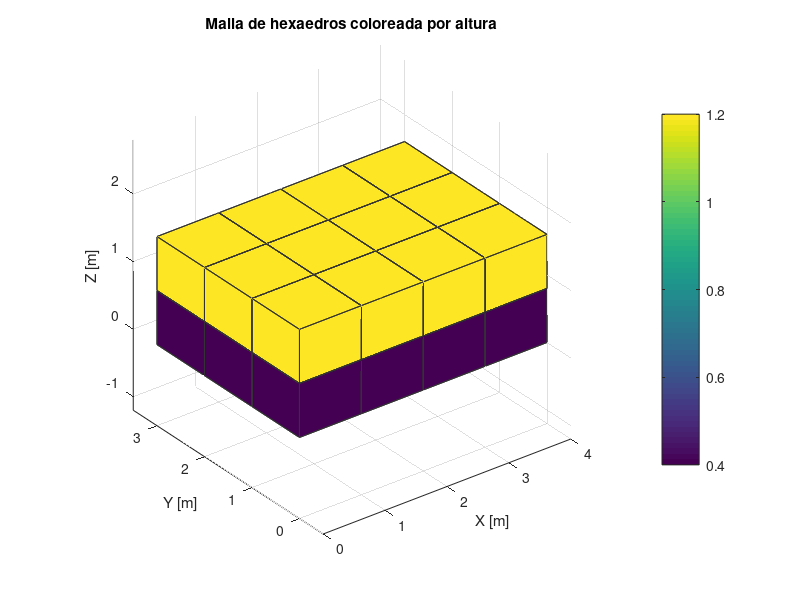

Source code (MATLAB):
%% Solidos 3D con patch() — igual en MATLAB 2017a y Hekatan Lab
% Malla de hexaedros (ladrillos) coloreada por un campo escalar.
% Se usa patch(Vertices,Faces,FaceVertexCData) que es MATLAB estandar:
% NO se usa solidmesh(), que solo existe en Hekatan Lab.
clear all; close all;

nx = 4; ny = 3; nz = 2;      % numero de ladrillos por direccion
dx = 1.0; dy = 1.0; dz = 0.8;

V = [];  F = [];  C = [];
for k = 0:nz-1
  for j = 0:ny-1
    for i = 0:nx-1
      x0 = i*dx; y0 = j*dy; z0 = k*dz;
      % 8 vertices del ladrillo
      v = [x0 y0 z0; x0+dx y0 z0; x0+dx y0+dy z0; x0 y0+dy z0; ...
           x0 y0 z0+dz; x0+dx y0 z0+dz; x0+dx y0+dy z0+dz; x0 y0+dy z0+dz];
      n0 = size(V,1);
      V = [V; v];
      % 6 caras del hexaedro
      f = [1 2 3 4; 5 6 7 8; 1 2 6 5; 2 3 7 6; 3 4 8 7; 4 1 5 8] + n0;
      F = [F; f];
      % color por altura del centro (campo escalar)
      val = z0 + dz/2;
      C = [C; val*ones(6,1)];
    end
  end
end

fprintf('ladrillos = %d\n', nx*ny*nz);
fprintf('vertices  = %d\n', size(V,1));
fprintf('caras     = %d\n', size(F,1));
fprintf('campo     = %.2f a %.2f\n', min(C), max(C));

figure
patch('Vertices', V, 'Faces', F, 'FaceVertexCData', C, ...
      'FaceColor', 'flat', 'EdgeColor', [0.2 0.2 0.2]);
view(3); axis equal; grid on;
xlabel('X [m]'); ylabel('Y [m]'); zlabel('Z [m]');
title('Malla de hexaedros coloreada por altura');
colorbar
